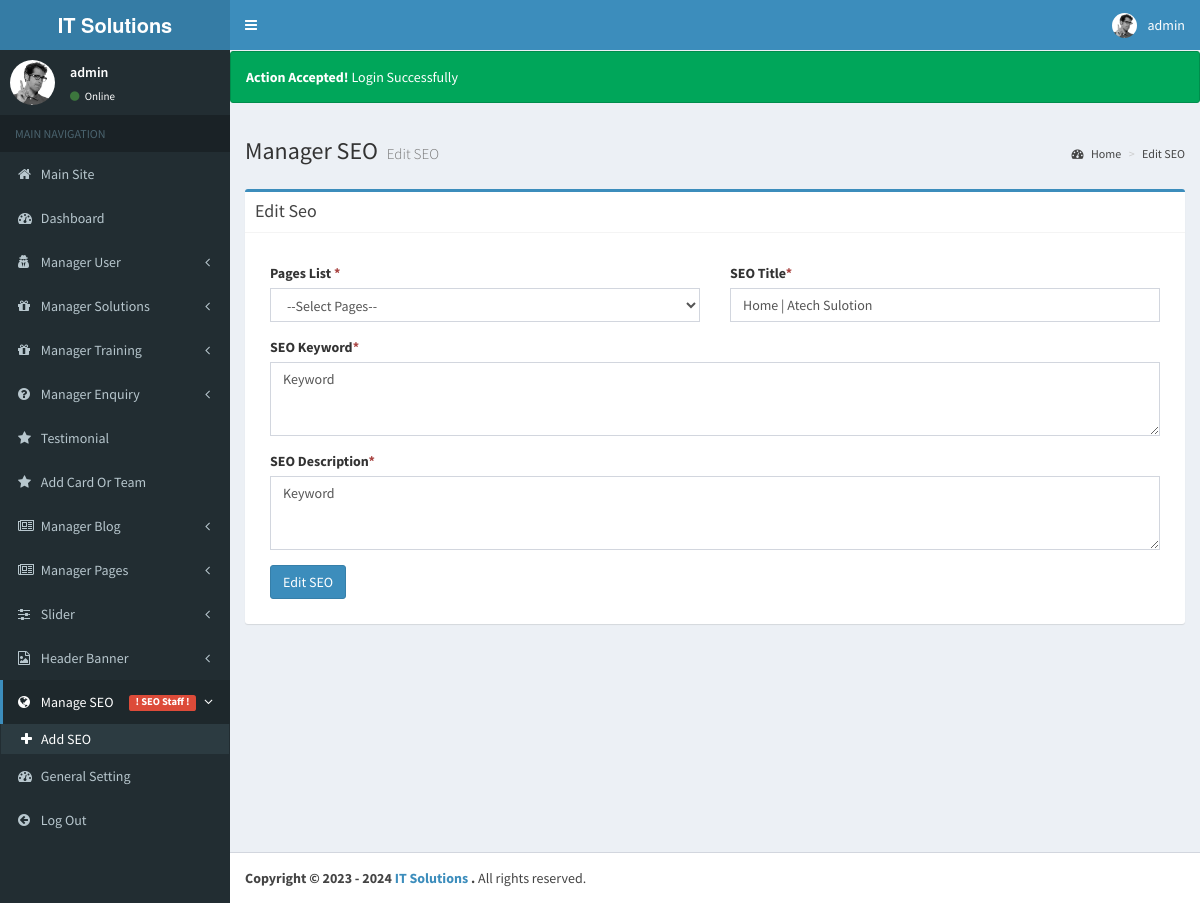
Screenshot of /admin/edit_seo.php?seo_id=2 (signed in) with the database file from the repository.
### tables this page shows
CREATE TABLE `seo` (
  `seo_id` int(11) NOT NULL,
  `seo_page_slug` varchar(255) NOT NULL,
  `seo_title` varchar(255) NOT NULL,
  `seo_keyword` varchar(255) NOT NULL,
  `seo_description` varchar(255) NOT NULL,
  `seo_datetime` varchar(255) NOT NULL,
  `seo_status` varchar(255) NOT NULL DEFAULT '1'
);

CREATE TABLE `general_tbl` (
  `general_id` int(11) NOT NULL,
  `general_imgicon` varchar(255) NOT NULL,
  `general_companyname` text NOT NULL,
  `general_contactpersonname` varchar(255) NOT NULL,
  `general_address` text NOT NULL,
  `general_pincode` varchar(255) NOT NULL,
  `general_city` varchar(255) NOT NULL,
  `general_county` varchar(255) NOT NULL,
  `general_currancy` varchar(255) NOT NULL,
  `general_sessionid` varchar(255) NOT NULL,
  `general_sessionmonth` varchar(255) NOT NULL,
  `general_phoneno` varchar(255) NOT NULL,
  `general_emailid` varchar(255) NOT NULL,
  `general_entrydt` varchar(255) NOT NULL,
  `general_status` int(11) NOT NULL DEFAULT 1,
  `genaral_addby` int(11) NOT NULL,
  `general_currencysysmbol` varchar(255) NOT NULL,
  `general_gstno` varchar(255) NOT NULL,
  `general_gstpercentage` varchar(255) NOT NULL,
  `general_numberemi` varchar(255) NOT NULL,
  `general_numberlatepay` varchar(255) NOT NULL,
  `general_adnacepaymnetpercentage` varchar(255) NOT NULL,
  `general_mobilno` varchar(255) NOT NULL,
  `general_website` text NOT NULL,
  `general_panno` varchar(255) NOT NULL,
  `general_financial_start_date` varchar(255) NOT NULL,
  `general_financial_end_date` varchar(255) NOT NULL,
  `genaral_statename` varchar(255) NOT NULL,
  `general_half_day_starttime` varchar(255) NOT NULL,
  `general_half_day_endtime` varchar(255) NOT NULL,
  `general_full_dat_starttime` varchar(255) NOT NULL,
  `general_full_dat_endtime` varchar(255) NOT NULL,
  `general_mendetory_holiday` varchar(255) NOT NULL,
  `general_additionweek_holiday` int(11) NOT NULL DEFAULT 0 COMMENT '0=no, 1yes',
  `general_additianl_day` varchar(255) NOT NULL,
  `general_week` varchar(255) NOT NULL,
  `general_holiday_count_leave_status` int(11) NOT NULL DEFAULT 0 COMMENT '0=not count,1=count',
  `general_week_off` int(11) NOT NULL DEFAULT 1 COMMENT '1=count,0=not count',
  `general_leave_carry_forword` int(11) NOT NULL DEFAULT 1 COMMENT '1=forword,0=not forword',
  `general_holiday_start_date` varchar(255) NOT NULL,
  `general_holiday_end_date` varchar(255) NOT NULL,
  `general_highest_auth` varchar(255) NOT NULL,
  `general_fax` varchar(255) NOT NULL,
  `general_iframe_address` text NOT NULL,
  `general_facebook` text NOT NULL,
  `general_twitter` text NOT NULL,
  `general_linkedin` text NOT NULL,
  `general_pinterest` text NOT NULL,
  `general_whatsapp` text NOT NULL,
  `general_instagram` text NOT NULL,
  `general_googleplus` text NOT NULL,
  `general_skype` text NOT NULL,
  `general_about_us` text NOT NULL,
  `site_background_color` varchar(255) DEFAULT NULL,
  `site_header_type` varchar(255) DEFAULT NULL,
  `site_layout` varchar(255) DEFAULT NULL,
  `site_theam_color` varchar(255) DEFAULT NULL,
  `general_gstno_per` varchar(255) NOT NULL,
  `travel_link` varchar(255) NOT NULL,
  `accommodation_link` varchar(255) NOT NULL,
  `image_2` varchar(255) NOT NULL
);

### admin/edit_seo.php (the view, shortened to what this page needs)
<?php include 'includeadmin/header.php';?>
<aside class="main-sidebar">
    <?php include 'includeadmin/aside.php'; ?>
</aside>
<div class="content-wrapper">
    <div class="row">
        <div class="col-md-12"></div>
    </div>
    <div class="row">
        <div class="col-md-12">
            <?php
			if (isset($_SESSION['SuccessMessage'])) {
			?>
            <div class="alert alert-success">
                <strong>Action Accepted! </strong> <?php echo $_SESSION['SuccessMessage']; ?>
            </div>
            <?php
			}
			?>
        </div>
    </div>
    <section class="content-header">
        <h1>Manager SEO
            <small>Edit SEO</small>
        </h1>
        <ol class="breadcrumb">
            <li><a href="../admin/index.php"><i class="fa fa-dashboard"></i> Home</a></li>
            <li class="active"><a href="">Edit SEO</a></li>
        </ol>
    </section>
    <div class="container col-md-12">
        <div class="box box-primary" style="margin-top:25px;">
            <div class="row">
                <div class="col-md-12">
                    <div class="box-header with-border" style="margin-bottom:20px;">
                    <h3 class="box-title">Edit Seo</h3>
                </div>
                    <div class="box-body">
                    <?php
                        $seo_id = $_GET['seo_id'];
                        $selectquery_seo = "select * from seo where seo_status = '1' and seo_id ='$seo_id'";
                        $query_seo = mysqli_query($con, $selectquery_seo);
                         $seo_edit = mysqli_fetch_array($query_seo);
                    ?>
                        <form role="form" action="" method="POST" enctype="multipart/form-data">
                            <div class="col-md-6">
                                <div class="form-group">
                                    <label for="username">Pages List <span class="text-danger">*</span></label>
                                    <select type="text" class="form-control" name="seo_page_slug" required>
                                        <option value="">--Select Pages--</option>
                                    </select>
                                </div>
                            </div>
                            <div class="col-md-6">
                                <div class="form-group">
                                    <label for="password">SEO Title<span class="text-danger">*</span> </label>
                                    <input type="text" class="form-control" value = "<?php echo $seo_edit['seo_title']; ?>"name="seo_title" placeholder="SEO Title"
                                        required>
                                </div>
                            </div>
                            <div class="col-md-12">
                                <div class="form-group">
                                    <label for="password">SEO Keyword<span class="text-danger">*</span> </label>
                                    <textarea name="seo_keyword" value=""
                                    placeholdder="SEO Keyword " cols="8" rows="3" class="form-control"
                                     required><?php echo $seo_edit['seo_keyword']; ?></textarea>
                                </div>
                            </div>
                            <div class="col-md-12">
                                <div class="form-group">
                                    <label for="password">SEO Description<span class="text-danger">*</span> </label>
                                        <textarea name="seo_description" value=""
                                    placeholdder="SEO Description " cols="8" rows="3" class="form-control"
                                     required><?php echo $seo_edit['seo_description']; ?></textarea>
                                </div>
                            </div>
                            <div class="col-md-12">
                                <div class="form-group">
                                    <button type="submit" class="btn btn-primary" name="edit_seo">Edit
                                        SEO</button>
                                </div>
                            </div>
                        </form>
                    </div>
                </div>
            </div>
        </div>
    </div>
</div>
<?php include 'includeadmin/footer.php';?>

### admin/includeadmin/footer.php (shortened to what this page needs)
<footer class="main-footer">
    <strong>Copyright © 2023 -
        <a href="index.php"> <?php echo $general['general_companyname'] ?> </a>.
    </strong> All rights reserved.
</footer>
</div>
</body>
</html>

### rows the page displays
seo: seo_title "Home | Atech Sulotion", seo_keyword "Keyword", seo_description "Keyword"
general_tbl: general_companyname "IT Solutions"

### other values shown
$_SESSION['username'] "admin"
$_SESSION['SuccessMessage'] "Login Successfully"
